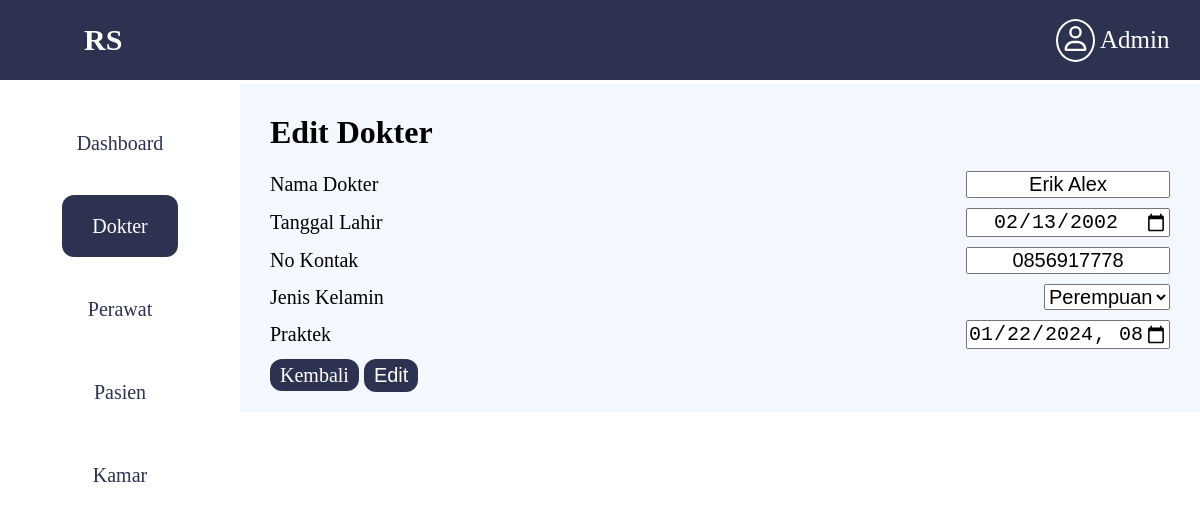
Page /uas/dokter/edit-dokter.php?id=13 on the committed database.
### tables this page shows
CREATE TABLE `dokter` (
  `id_dokter` int(13) NOT NULL,
  `nama` varchar(50) NOT NULL,
  `tanggal_lahir` date NOT NULL,
  `no_kontak` varchar(15) NOT NULL,
  `gender` enum('Perempuan','Laki-laki') NOT NULL,
  `praktek` datetime NOT NULL
);

### uas/dokter/edit-dokter.php (the view, shortened to what this page needs)
<!DOCTYPE html>
<html lang="en">
<head>
  <link rel="stylesheet" href="style-edit-dokter.css">
</head>
<body>
  <div class="main-container">
    <div class="header">
      <p class="logo-header">RS</p>
      <div class="account">
        <div class="container-account">
          <img src="../img/icon/user-regular.svg" alt="">
        </div>
        <p>Admin</p>
      </div>
    </div>
    <div class="container">
      <div class="side-menu">
        <div class="dashboard-menu">
          <a href="../index.php">Dashboard</a>
        </div>
        <div class="dokter-menu">
          <a href="index.php">Dokter</a>
        </div>
        <div class="perawat-menu">
          <a href="../perawat/index.php">Perawat</a>
        </div>
        <div class="pasien-menu">
          <a href="../pasien/index.php">Pasien</a>
        </div>
        <div class="kamar-menu">
          <a href="../kamar/index.php">Kamar</a>
        </div>
      </div>
      <div class="right-side">
        <h1 class="judul">Edit Dokter</h1>
        <?php
            $koneksi = mysqli_connect("localhost","root","","uas_web");
            $id = $_GET['id'];
            $edit  = "SELECT * FROM dokter WHERE id_dokter='$id'";
            $hasil = mysqli_query($koneksi,$edit);
            $data = mysqli_fetch_array($hasil);
        ?>
        <div class="form-edit">
            <form method="POST" action="update-dokter.php" class="container-edit">
                <div class="nama">
                    Nama Dokter<input type="text" class="input" name="nama" value="<?php echo $data['nama']; ?>">
                </div>
                <div class="tanggal">
                    Tanggal Lahir<input type="date" class="input" name="tanggal_lahir" value="<?php echo $data['tanggal_lahir']; ?>">
                </div>
                <div class="nomor">
                    No Kontak<input type="text" class="input" name="no_kontak" value="<?php echo $data['no_kontak']; ?>">
                </div>
                <div class="jenis-kelamin">
                    <label for="gender">Jenis Kelamin</label>
                    <select name="gender" id="gender">
                        <?php if ($data['gender'] == 1) : ?>
                            <option value="1" selected>Laki - laki</option>
                            <option value="2">Perempuan</option>
                        <?php else : ?>
                        <option value="2" selected>Perempuan</option>
                        <?php endif; ?>
                    </select>
                </div>
                <div class="praktek">
                  Praktek<input type="datetime-local" class="input" name="praktek" value="<?php echo $data['praktek']; ?>">
                </div>
                <a href="index.php" class="btn-kembali">Kembali</a>
                <input type="submit" class="btn-edit" value="Edit">
            </form>
        </div>
      </div>
    </div>
  </div>
</body>
</html>

### uas/dokter/style-edit-dokter.css (style rules this page uses)
* { margin: 0; padding: 0; }
.header { position: fixed; display: flex; justify-content: space-between; align-items: center; z-index: 1000; width: 100%; height: 80px; background-color: #2D3250; }
.logo-header { padding-left: 7%; font-size: 30px; font-weight: bold; color: white; }
.account { display: flex; align-items: center; padding-right: 3%; }
.account p { padding-left: 5%; font-size: 25px; color: white; }
.container-account { border: solid 2px white; border-radius: 50%; padding: 5px; }
.account img { width: 25px; height: 25px; }
.container { display: flex; flex-direction: row; justify-content:space-between; height: 100%; }
.side-menu { height: 100%; width: 20%; background-color: #fff; position: fixed; display: flex; flex-direction: column; justify-content: start; align-items: center; margin-top: 6%; }
.right-side { background-color: #F3F8FF; height: 100%; width: 100%; margin-top: 7%; margin-left: 20%; }
.dashboard-menu { margin-top: 25%; }
.dashboard-menu a { font-size: 20px; text-decoration: none; color: #2D3250; }
.dokter-menu { margin-top: 25%; }
.dokter-menu a { font-size: 20px; background-color: #2D3250; padding: 20px 30px; border-radius: 12px; color: white; text-decoration: none; }
.perawat-menu { margin-top: 25%; }
.perawat-menu a { font-size: 20px; text-decoration: none; color: #2D3250; }
.pasien-menu { margin-top: 25%; }
.pasien-menu a { font-size: 20px; text-decoration: none; color: #2D3250; }
.kamar-menu { margin-top: 25%; }
.kamar-menu a { font-size: 20px; text-decoration: none; color: #2D3250; }
.judul { padding: 30px 0 0 30px; }
.form-edit { padding: 20px 30px; }
.container-edit { font-size: 20px; width: 100%; border-radius: 30px; }
.nama, .tanggal, .nomor, .alamat, .jenis-kelamin, .praktek { display: flex; justify-content: space-between; align-items: center; margin-bottom: 10px; }
.input { text-align: center; font-size: 20px; width: 200px; }
.jenis-kelamin #gender { font-size: 20px; }
.btn-kembali { background-color: #2D3250; color: white; text-decoration: none; padding: 5px 10px; border-radius: 12px; }
.btn-edit { background-color: #2D3250; font-size: 20px; color: white; text-decoration: none; padding: 5px 10px; border-radius: 12px; border: none; cursor: pointer; }

### rows in the picture
dokter: nama "Erik Alex", tanggal_lahir "02/13/2002", no_kontak "0856917778", gender "Perempuan", praktek "01/22/2024 08:43"
